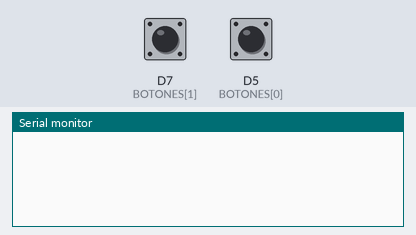
Bench run of a sketch on a simulated ESP8266 (NodeMCU). Parts: the last lines printed to the serial monitor. Inputs (shaded band) come from the test bench; at power-on: D7 (BOTONES[1]) LOW, D5 (BOTONES[0]) HIGH.

Above: at 1.2 s.
1.3 s: D7 (BOTONES[1]) pulled HIGH for 0.15 s
At 1.7 s:
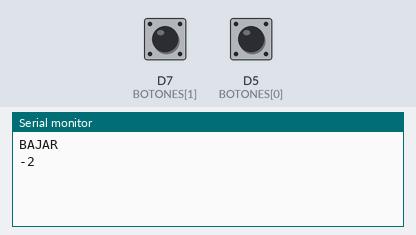
2.9 s: D7 (BOTONES[1]) pulled HIGH for 1 s
At 4.1 s:
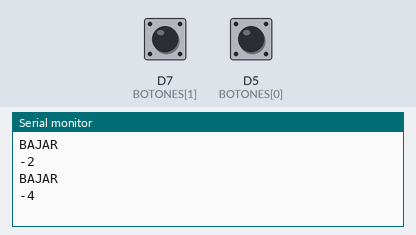

Measured:
- after the input at 1.3 s, the serial monitor: prints a new line at once (image 1)
- after the input at 2.9 s, the serial monitor: prints a new line at once (image 2)

The sketch:

PruebaBotones.ino
```cpp
  #define CANT_BOTONES 4
  int BOTONES[CANT_BOTONES]={D5,D7,D6,D4};
  #define BOTON_SUBIR 0 //a
  #define BOTON_BAJAR 1 //c
  #define BOTON_ON 2 //b
  #define BOTON_OFF 3 //d
  int litros=0;
  int comenzar=0;
  int subir=0;
  int bajar=0;

void setup() {

Serial.begin(9600);

for (int i=0;i<CANT_BOTONES-1;i++){
  pinMode(BOTONES[i],INPUT);
}

}

void loop() {


      //SUBIR
      subir = Funcion_Leer_Boton(BOTON_SUBIR);
      if (subir==1){
        //--- Lo que quiero hacer al presionar BOTON_SUBIR
        Serial.println("SUBIR");
        litros +=2;
        Serial.println(litros);
        //---- Fin de lo que quiero hacer
              }

        //BAJAR
        bajar = Funcion_Leer_Boton(BOTON_BAJAR);
        if (bajar==1){
             //--- Lo que quiero hacer al presionar BOTON_SUBIR
             Serial.println("BAJAR");
             litros -=2;
             Serial.println(litros);
             //---- Fin de lo que quiero hacer
              }

  }


/*------------ FUNCION
 la funcion devuelve 1 si se presiona el boton
 devuelve 0 si no se presiona el boton
 se necesita definir:
 int BOTONES[CANT_BOTONES]={D5,D7,D6,D4};
 y debemos enviarle la posicion del puerto que queremos leer
 */
int Funcion_Leer_Boton (int codigo_boton){
  int boton_presionado=0,retorno=0;
  //******
  if (digitalRead(BOTONES[codigo_boton]) == LOW)
      {
        boton_presionado = 1;
      while(digitalRead(BOTONES[codigo_boton]) == LOW)
        delay (5);
        }
      if (digitalRead(BOTONES[codigo_boton]) == HIGH && boton_presionado == 1)
      {
        boton_presionado = 0;
        retorno = 1;
       }
  return retorno;
  }
```
